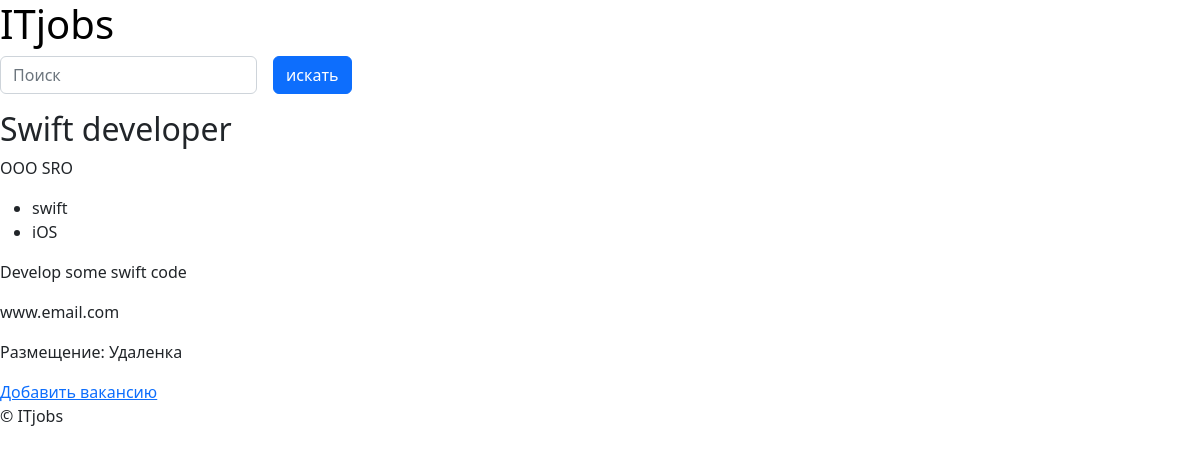
The page /jobs/11 on the database its author committed.
### web/models.py (models this page shows, shortened)
class Job(models.Model):
    title = models.CharField(max_length=64, null=False)
    company = models.CharField(max_length=64, blank=True)
    description = models.TextField(null=False)
    tags = models.ManyToManyField(Tag, blank=True, related_name="jobs")
    city = models.ForeignKey(City, on_delete=models.SET_NULL, null=True, related_name="jobs")
    contacts = models.CharField(max_length=256, blank=True, null=False)
    net_salary_from = models.IntegerField(blank=True, null=True, default=None)
    net_salary_to = models.IntegerField(blank=True, null=True, default=None)
    moderated = models.BooleanField(default=False)
    pub_date = models.DateTimeField(default=timezone.now)
    update_date = models.DateTimeField(default=timezone.now)
    objects = models.Manager()
    moderated_objects = ModeratedJobManager()

class Tag(models.Model):
    title = models.CharField(max_length=12, unique=True)
    def __str__(self):
        return f"{self.title}"

class City(models.Model):
    title = models.CharField(max_length=64, unique=True)

### web/views.py (the view)
# urls.py: path("jobs/<int:job_id>", views.job, name="job"),
def job(request, job_id):
    try:
        job = Job.objects.get(pk=job_id)
    except Job.DoesNotExist:
        raise Http404("404")
    if not job.moderated:
        return render(request, "web/moderation.html", status=404)
    return render(request, "web/job.html", {"job": job})

### web/templates/web/job.html (shortened to what this page needs)
{% extends "web/layout.html" %}
{% block body %}
    {% include "web/search_form.html" %}
    <h2>{{ job.title }}</h2>
    <p>{{ job.company }}</p>
    <ul>
        {% for tag in job.tags.all %}
            <li>{{ tag }}</li>
        {% endfor %}
    </ul>
    <p>{{ job.description }}</p>
    <p>{{ job.contacts}}</p>
    <p>Размещение: {{ job.city.title }}</p>
    <a href="{% url 'add' %}">Добавить вакансию</a>
{% endblock %}

### web/static/web/styles.css (style rules this page uses)
body { font-family: sans-serif; }

### rows shown on the page
Job: title "Swift developer", company "OOO SRO", description "Develop some swift code", contacts "www.email.com", city "Удаленка"
Tag: title "swift"
Tag: title "iOS"
